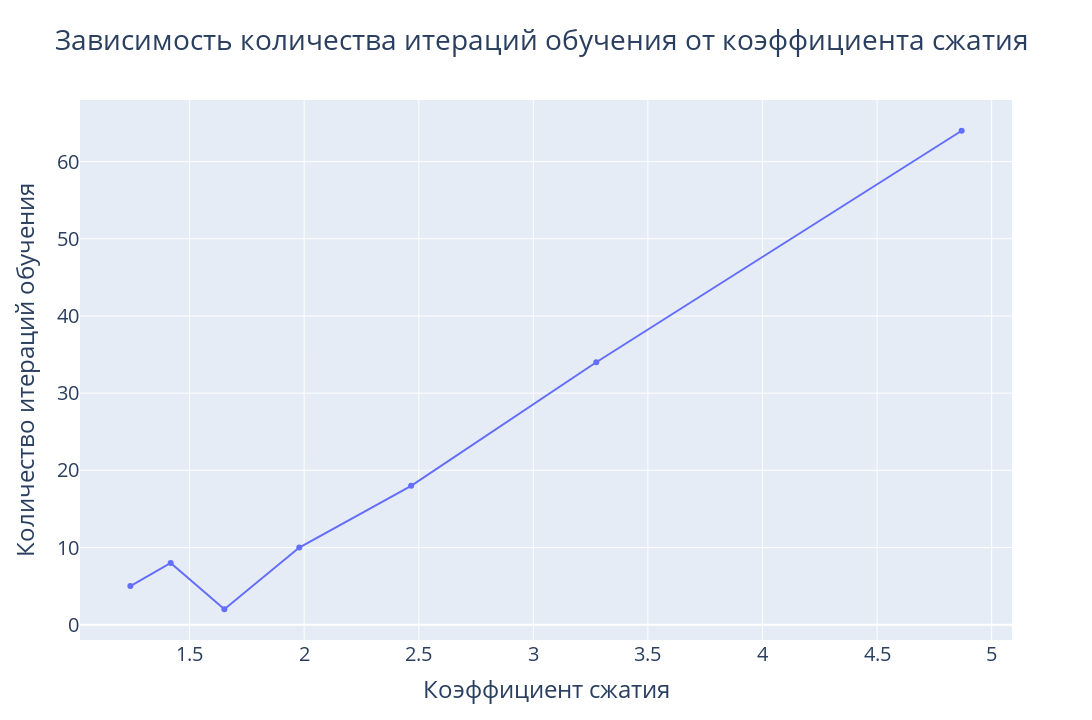

Notebook code for this chart:
### Markdown cell above
## Relationship between hidden layer dimension and epochs

### Code cell
p_s = (10, 15, 20, 25, 30, 35, 40)
epochs_amount: list[int] = []
compression_rates: list[float] = []
for p in p_s:    
    dl = LRNN(n, p, 0.001)
    dl.train(train, 15000, learn_by_loss=True, max_loss=2000)
    epochs_amount.append(dl.epoch)

    compressed = compress_image(dl.W_enc, img_array, COLOR_CHANNELS_AMOUNT, block_height, block_width, 0)
    compression_info_size = (
        compressed.size * compressed.itemsize +
        network.W_dec.size * network.W_dec.itemsize +
        np.array(shape).size * np.array(shape).itemsize +
        np.array((block_height, block_width)).size * np.array((block_height, block_width)).itemsize 
    ) * 8
    compression_rates.append((img_array.size * img_array.itemsize * 8) / compression_info_size)

fig = go.Figure()
fig.add_trace(go.Scatter(x=compression_rates, y=epochs_amount, mode='lines+markers'))
fig.update_layout(title='Зависимость количества итераций обучения от коэффициента сжатия',
                  xaxis_title='Коэффициент сжатия',
                  yaxis_title='Количество итераций обучения',
                  height=720, width=1280,
                  font=dict(size=20))
fig.show()

### Figure 1 — Plotly figure (JSON) as saved in the notebook; plotly's stock layout.template omitted (floating-point values rounded to 4 significant figures)
{"data": [{"mode": "lines+markers", "type": "scatter", "x": [4.869, 3.275, 2.467, 1.979, 1.652, 1.418, 1.242], "y": [64, 34, 18, 10, 2, 8, 5]}], "layout": {"font": {"size": 20}, "height": 720, "title": {"text": "Зависимость количества итераций обучения от коэффициента сжатия"}, "width": 1280, "xaxis": {"title": {"text": "Коэффициент сжатия"}}, "yaxis": {"title": {"text": "Количество итераций обучения"}}}}
